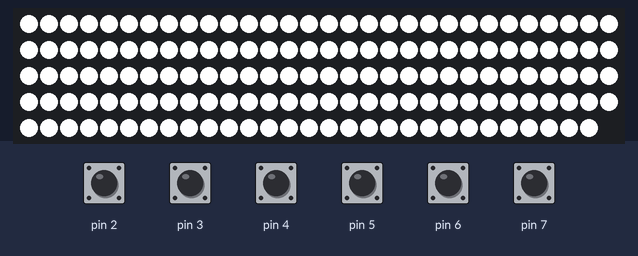
Bench run of a sketch on a simulated Arduino Uno, built with avr-gcc and run on an emulated ATmega328P. Shown: 149 RGB LEDs in strip order, left to right, continuing on the next row. The inputs (shaded band) are chosen by the test bench; at power-on: pin 2–7 HIGH.

Above: at 0.1 s.
At 0.7 s:
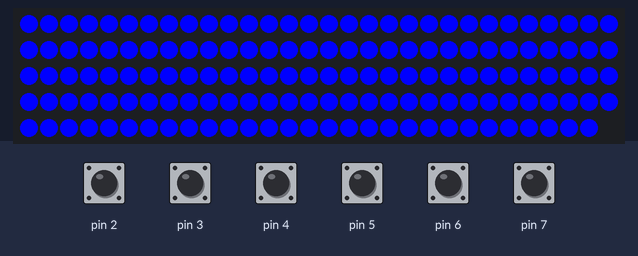

The sketch:

soft_v2_0.ino
```cpp
#define LED_PIN 8
#define LED_NUM 149
#define UPDATE_DT 30

struct led_group {
  const int color[3];
  int brightness[3];
  bool mode;
  const int button_pin;
  const int quantity;
};

#define LED_GROUP_NUM 6
led_group led_data[LED_GROUP_NUM] = {
  //           {r,g,b},       {0,0,0}, 0, button_pin, quantity),
  (led_group){ {0,128,255}, {0,0,0}, 0, 2, 6}, // 1
  (led_group){ {255,255,255}, {0,0,0}, 0, 5, 24},
  (led_group){ {128,0,255}, {0,0,0}, 0, 3, 7}, // 2
  (led_group){ {255,255,255}, {0,0,0}, 0, 5, 49},
  (led_group){ {0,0,255}, {0,0,0}, 0, 4, 5}, // 3
  (led_group){ {255,255,255}, {0,0,0}, 0, 5, 59},
};

#include <FastLED.h>
CRGB leds[LED_NUM];

unsigned long int led_couner = 0;

void setup() {
  // Serial.begin(9600);
  FastLED.addLeds< WS2812, LED_PIN, GRB>(leds, LED_NUM);
  for (int i = 0; i<LED_GROUP_NUM; i++) {
    pinMode(led_data[i].button_pin,INPUT_PULLUP);
  }
  pinMode(6,INPUT_PULLUP);
  // pinMode(7,INPUT_PULLUP);
  // hello world
  FastLED.setBrightness(255);
  FastLED.showColor(CRGB::White);
  delay(200);
  FastLED.showColor(CRGB::Red);
  delay(200);
  FastLED.showColor(CRGB::Green);
  delay(200);
  FastLED.showColor(CRGB::Blue);
  delay(200);
  FastLED.clear();
}

void loop() {
  // read data
  // if (Serial.available()) {
  //   char f = Serial.read();
  //   int i = -1;
  //   if (f=='0') i = 0;
  //   if (f=='1') i = 1;
  //   if (f=='2') i = 2;
  //   // if (f=='3') i = 3;
  //   // if (f=='4') i = 4;
  //   // if (f=='5') i = 5;
  //   if (i>-1) led_data[i].mode = !led_data[i].mode;
  // }
  if (!digitalRead(7)) {
    // mega play

  }
  if (!digitalRead(6)) {
    // led_data[0].mode = 1
    if (led_couner==0) {
      for (int i = 0; i<LED_GROUP_NUM; i++) led_data[i].mode = 0;
      led_data[0].mode = 1;
    }
    else if (led_couner==100) led_data[2].mode = 1;
    else if (led_couner==150) led_data[4].mode = 1;
    else if (led_couner==200) {
      for (int i = 0; i<LED_GROUP_NUM; i++) led_data[i].mode = 1;
    }
    led_couner++;
  }
  else {
    led_couner = 0;
    for (int i = 0; i<LED_GROUP_NUM; i++) {
      led_data[i].mode = !digitalRead(led_data[i].button_pin);
    }
  }
  // update
  for (int i = 0; i<LED_GROUP_NUM; i++) {
    for (int j = 0; j<3; j++) {
      led_data[i].brightness[j] += (int(led_data[i].mode)*2-1);  //*UPDATE_DBRIGHTNESS; #define UPDATE_DBRIGHTNESS 1
      led_data[i].brightness[j] = constrain(led_data[i].brightness[j],0,led_data[i].color[j]);
    }
  }
  int led_write = 0;
  for (int i = 0; i<LED_GROUP_NUM; i++) { // LED_NUM
    for (int j = 0; j<led_data[i].quantity; j++) {
      leds[led_write++].setRGB(led_data[i].brightness[0], led_data[i].brightness[1], led_data[i].brightness[2]);
    }
  }
  FastLED.show();
  // fps
  delay(UPDATE_DT);
}
```
